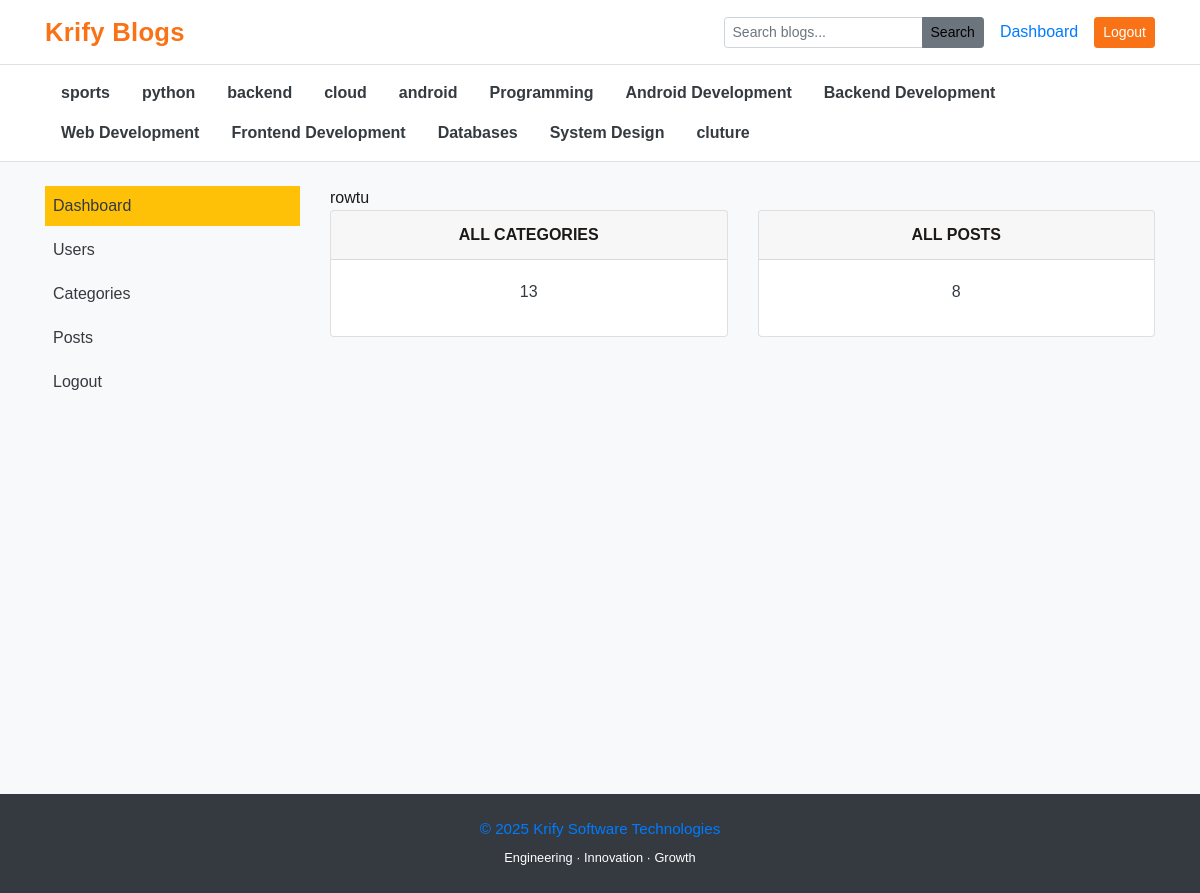
The page /dashboard (signed in) on the database its author committed.
### blog/models.py (models this page shows)
class Category(models.Model):
    category_name=models.CharField(max_length=50,unique=True)
    create_at=models.DateTimeField(auto_now_add=True)
    update_at=models.DateTimeField(auto_now=True)
    class Meta:
        verbose_name_plural="categories"
    def __str__(self):
        return self.category_name

### dashboards/views.py (the view)
# urls.py: path('dashboard',include('dashboards.urls')),
@login_required
def dashboard(request):
    categories_count= Category.objects.all().count()
    blogs_count =Blog.objects.all().count()
    context={
        "categories_count":categories_count,
        "blogs_count":blogs_count
    }
    return render (request,"dashboard/dashboard.html",context)

### blog/context_processors.py (called while the page is built)
def categories_processor(request):
    categories = Category.objects.all()
    return dict(categories=categories)

def social_links(request):
    social_links=Sociallinks.objects.all()
    return dict(social_links=social_links)

### templates/dashboard/dashboard.html
{% extends 'base.html' %} {% block content %}
<div class="row">
  <div class="col-md-3">{% include 'dashboard/sidebar.html' %}</div>
  <div class="col-md-9">
    {{user}}
    <div class="row">
      <div class="col">
        <div class="card border-default mb-3">
          <div class="card-header text-center text-uppercase font-weight-bold">
            All Categories
          </div>
          <div class="card-body text-dark">
            <div class="card-title text-center">{{categories_count}}</div>
          </div>
        </div>
      </div>
      <div class="col">
        <div class="card border-default mb-3">
          <div class="card-header text-center text-uppercase font-weight-bold">
            All POsts
          </div>
          <div class="card-body text-dark">
            <div class="card-title text-center">{{blogs_count}}</div>
          </div>
        </div>
      </div>
    </div>
  </div>
</div>
{%endblock content %}

### templates/base.html (shortened to what this page needs)
{% load static %}
<!DOCTYPE html>
<html lang="en">
  <head>
    <link
      rel="stylesheet"
      href="https://cdnjs.cloudflare.com/ajax/libs/font-awesome/6.5.1/css/all.min.css"
    />
    <link
      href="https://getbootstrap.com/docs/4.0/dist/css/bootstrap.min.css"
      rel="stylesheet"
    />
    <link href="{% static 'css/blog.css' %}" rel="stylesheet" />
  </head>
  <body class="bg-light">
    <header class="sticky-top">
      <nav class="navbar navbar-light bg-white border-bottom">
        <div
          class="container d-flex justify-content-between align-items-center"
        >
          <a href="/" class="navbar-brand font-weight-bold text-primary">
            Krify Blogs
          </a>
          <div class="d-flex align-items-center">
            <form
              action="{% url 'search' %}"
              method="GET"
              class="d-none d-md-flex mr-3"
            >
              <div class="input-group input-group-sm">
                <input
                  type="search"
                  name="text"
                  value="{{query}}"
                  class="form-control"
                  placeholder="Search blogs..."
                />
                <div class="input-group-append">
                  <button class="btn btn-warning">Search</button>
                </div>
              </div>
            </form>
            {% if user.is_authenticated %}
            <span><a href="{% url 'dashboard' %}">Dashboard</a></span>
            <a href="{% url 'logout' %}" class="btn btn-primary btn-sm"
              >Logout</a
            >
            {% endif %}
          </div>
        </div>
      </nav>
      <div class="bg-white border-bottom">
        <div class="container">
          <ul
            class="nav flex-wrap py-2 justify-content-center justify-content-md-start"
          >
            {% for cat in categories %}
            <li class="nav-item">
              <a
                class="nav-link px-3 text-dark font-weight-bold"
                href="{% url 'post_by_category' cat.id %}"
              >
                {{ cat }}
              </a>
            </li>
            {% endfor %}
          </ul>
        </div>
      </div>
    </header>
    <main class="container my-4">
      {% block content %} {% endblock content %}
    </main>
    <footer class="bg-dark text-white mt-5">
      <div class="container py-4 text-center">
        <p class="mb-1 text-primary">© 2025 Krify Software Technologies</p>
        <small class="text"> Engineering · Innovation · Growth </small>
      </div>
    </footer>
  </body>
</html>

### blogmain/mainstatic/css/blog.css (style rules this page uses)
:root { --primary: #f97316; --dark: #1c1917; --muted: #f1edea; --bg: #f4f5f5; }
body { font-family: "Poppins", sans-serif; background: var(--bg); color: var(--dark); }
.navbar-brand { color: var(--dark) !important; }
.nav-link { color: var(--muted); }
.navbar-brand { font-size: 1.6rem; font-weight: 700; color: var(--primary) !important; letter-spacing: 0.3px; }
.nav-link { color: var(--dark); font-weight: 500; transition: color 0.2s ease; }
input.form-control { border-radius: 6px; font-size: 0.9rem; }
.btn-primary { background-color: var(--primary); border-color: var(--primary); }
.btn-warning { background-color: var(--secondary); border-color: var(--secondary); color: #000; }
.bg-white.border-bottom { background-color: #ffffff; }
main { min-height: 70vh; }
p { color: #444; font-size: 0.95rem; }

### rows shown on the page
Category: category_name "sports"
Category: category_name "python"
Category: category_name "backend"
Category: category_name "cloud"
Category: category_name "android"
Category: category_name "Programming"
Category: category_name "Android Development"
Category: category_name "Backend Development"
Category: category_name "Web Development"
Category: category_name "Frontend Development"
Category: category_name "Databases"
Category: category_name "System Design"
Category: category_name "cluture"

### other values the page prints
{{ user }} "rowtu"
{{ categories_count }} "13"
{{ blogs_count }} "8"
